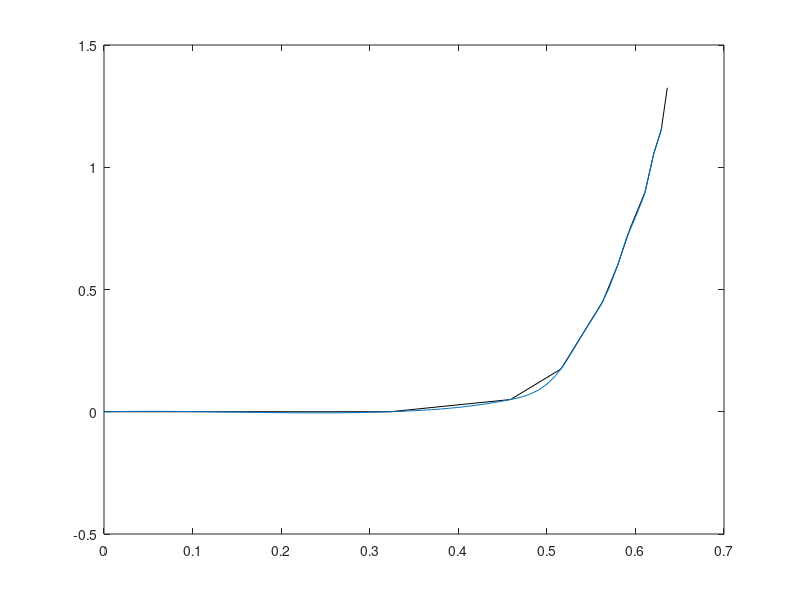

Reproduce this figure in MATLAB.
clear all;
x = [0 0.117 .323 .459 .516 .545 .563 .580 .594 .611 .621 .629 .636];
y = [0 0 0 0.05 .175 .345 .45 .6 .75 .9 1.06 1.15 1.325];
x1 = 0:.01:0.7;
y1 = interp1(x,y,x1,'spline')
plot(x,y,'k',x1,y1)